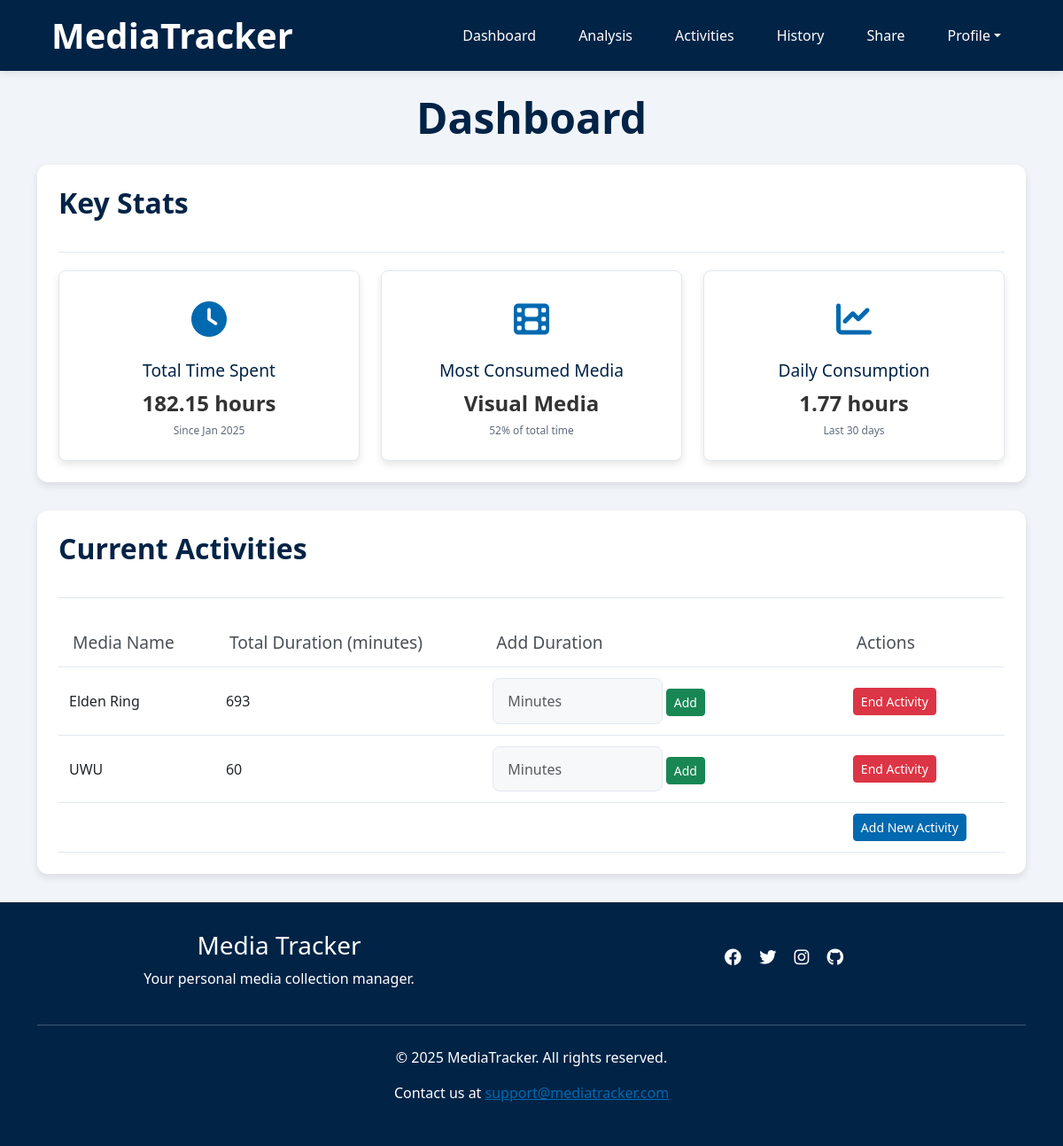
/dashboard (signed in), run on an earlier commit of the app's database.
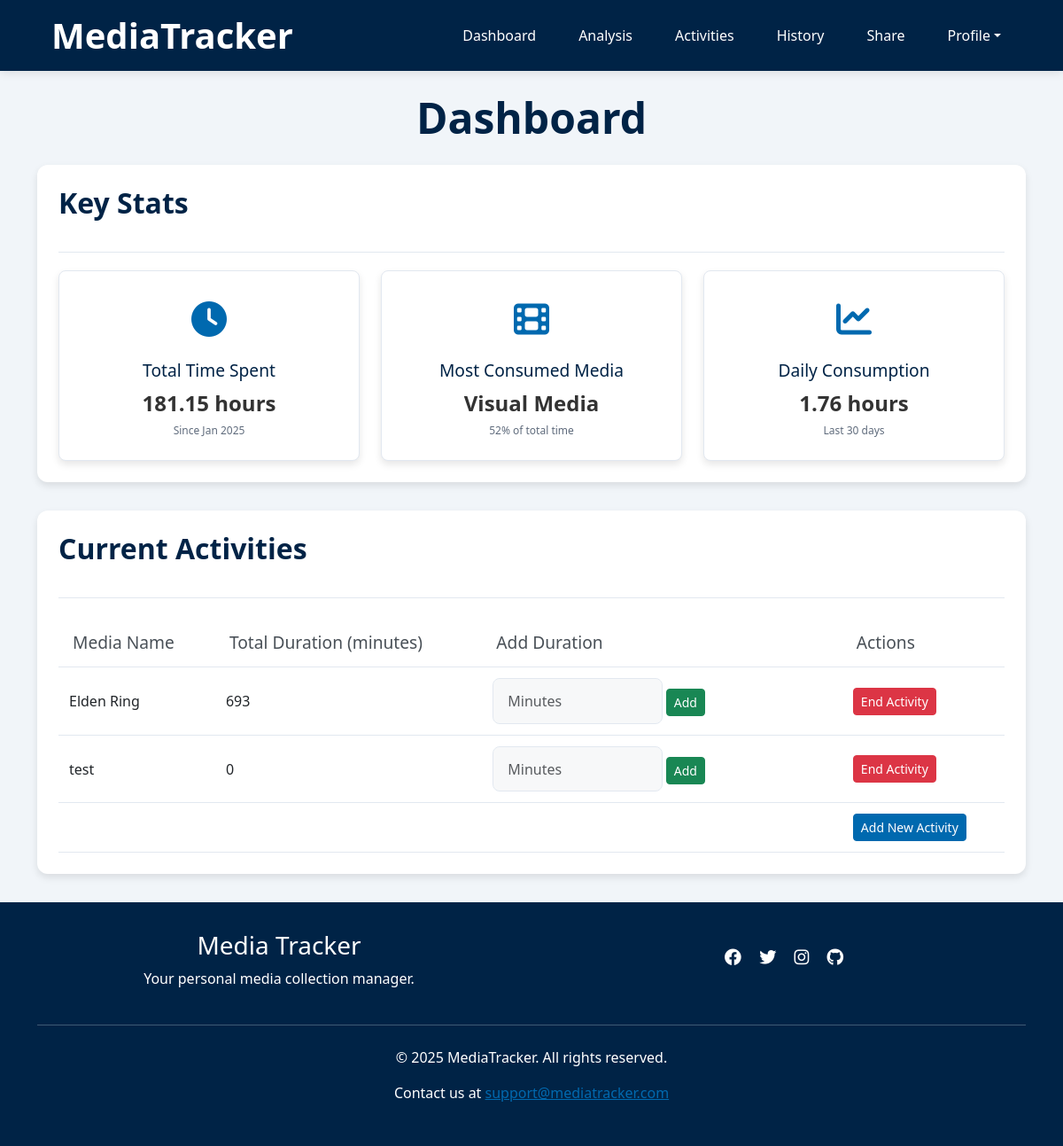
And on a later commit of the database.
### app/models.py (models this page shows)
class Activities(db.Model):
    __tablename__ = 'Activities'
    id = db.Column(db.Integer, primary_key=True)
    username = db.Column(db.String(80), db.ForeignKey('Users.username'), nullable=False)
    media_type = db.Column(db.String(50), nullable=False)
    media_subtype = db.Column(db.String(50), nullable=True)
    media_name = db.Column(db.String(120), nullable=False)
    status = db.Column(db.String(20), nullable=False, default='ongoing')
    start_date = db.Column(db.Date, nullable=True)
    end_date = db.Column(db.Date, nullable=True)
    rating = db.Column(db.Float, nullable=True)
    comment = db.Column(db.Text, nullable=True)
    media_entries = db.relationship('Entries', backref='activity')

### app/routes.py (the view)
@app.route('/dashboard', methods=['GET', 'POST'])
def dashboard():
    if 'username' not in session:
        flash('Please log in to view your dashboard.', 'danger')
        return redirect(url_for('index'))
    username = session['username']
    if request.method == 'POST':
        handle_dashboard_form(username, request.form)
        return redirect(url_for('dashboard'))
    stats = get_user_statistics(username)
    current_activities = get_current_activities(username)
    return render_template(
        'dashboard.html',
        total_time=stats['total_time'],
        most_consumed_media=stats['most_consumed_media'],
        daily_average_time=stats['daily_average_time'],
        current_activities=current_activities
    )

### app/helpers/dashboard_handler.py (called while the page is built)
def get_current_activities(username):
    current_activities = Activities.query.filter_by(username=username, status='ongoing').all()
    activities = []
    for activity in current_activities:
        total_duration = db.session.query(
            func.sum(Entries.duration)
        ).filter_by(activity_id=activity.id).scalar()
        activities.append({
            "media_name": activity.media_name,
            "media_type": activity.media_type,
            "total_duration": total_duration or 0,
            "activity_id": activity.id
        })
    return activities

### app/templates/dashboard.html (shortened to what this page needs)
{% extends "base.html" %}
{% block content %}
<div class="container">
    <h1 class="text-center page-title">Dashboard</h1>
     <section class="section wow fadeInUp" data-wow-duration="0.2s" data-wow-delay="0.05s">
        <div class="section-header">
            <h2 class="section-title">Key Stats</h2>
        </div>
        <div class="stats-grid">
            <div class="stats-metric-card">
                <div class="stats-icon clock">
                    <i class="fas fa-clock"></i>
                </div>
                <div class="container">
                    <div class="stats-info"><h3>Total Time Spent</h3></div>
                    <div class="stats-info"><p>{{ total_time }} hours</p></div>
                    <div class="stats-sub">Since Jan 2025</div>
                </div>
            </div>
            <div class="stats-metric-card">
                <div class="stats-icon film">
                    <i class="fas fa-film"></i>
                </div>
                <div class="container">
                    <div class="stats-info"><h3>Most Consumed Media</h3></div>
                    <div class="stats-info"><p>{{ most_consumed_media }}</p></div>
                    <div class="stats-sub">52% of total time</div>
                </div>
            </div>
            <div class="stats-metric-card">
                <div class="stats-icon chart">
                    <i class="fas fa-chart-line"></i>
                </div>
                <div class="container">
                    <div class="stats-info"><h3>Daily Consumption</h3></div>
                    <div class="stats-info"><p>{{ daily_average_time }} hours</p></div>
                    <div class="stats-sub">Last 30 days</div>
                </div>
            </div>
        </div>
    </section>
    <section class="section wow fadeInUp" data-wow-duration="0.2s" data-wow-delay="0.1s">
        <div class="section-header" style="margin-bottom: 0;">
            <h2 class="section-title">Current Activities</h2>
        </div>
        <div  class="table-container">
        <table>
            <thead>
                <tr>
                    <th>Media Name</th>
                    <th>Total Duration (minutes)</th>
                    <th>Add Duration</th>
                    <th>Actions</th>
                </tr>
            </thead>
            <tbody>
                {% for activity in current_activities %}
                <tr>
                    <td>{{ activity.media_name }}</td>
                    <td>{{ activity.total_duration }}</td>
                    <td>
                        <form action="{{ url_for('dashboard') }}" method="POST" class="d-inline">
                            <input type="number" name="duration" class="form-control d-inline w-50" placeholder="Minutes" required>
                            <button type="submit" name="add_duration" class="btn btn-success btn-sm">Add</button>
                        </form>
                    </td>
                    <td>
                        <button class="btn btn-danger btn-sm" data-bs-toggle="modal" data-bs-target="#endActivityModal" data-activity-id="{{ activity.activity_id }}">End Activity</button>
                    </td>
                </tr>
                {% endfor %}
                <tr>
                    <td></td><td></td><td></td>
                    <td><button class="btn btn-primary btn-sm" data-bs-toggle="modal" data-bs-target="#addActivityModal">Add New Activity</button></td>
                </tr>
            </tbody>
        </table>
        </div>
    </section>
</div>
{% endblock %}

What changed in the data, as far as the page shows it:
changed Activities: media_name "UWU" → "test"; total_duration "60" → "0"
Also different on the page:
{{ total_time }}: "182.15" → "181.15"
{{ daily_average_time }}: "1.77" → "1.76"
